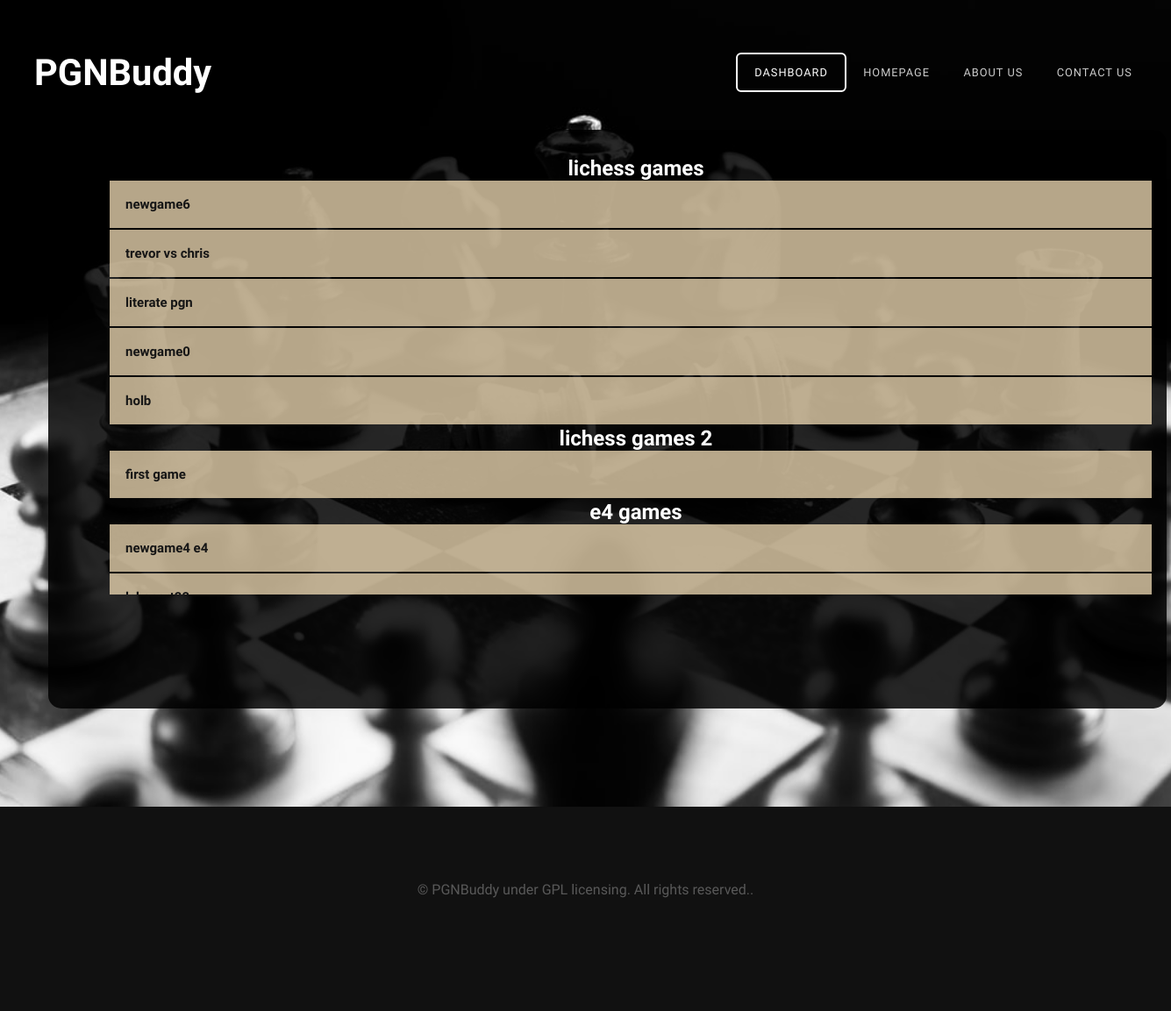
The page /mydatabase on the database its author committed.
### models.py (models this page shows)
class User(UserMixin, db.Model):
    id = db.Column(db.Integer, primary_key=True) # primary keys are required by SQLAlchemy
    email = db.Column(db.String(100), unique=True)
    password = db.Column(db.String(100))
    name = db.Column(db.String(1000))

class pgn(User):
    __tablename__ = 'pgn'
    __table_args__ = {'extend_existing': True}
    userId = db.Column(db.Integer, db.ForeignKey('user.id'))
    pgnId = db.Column(db.Integer, primary_key=True)
    game = db.Column(db.String(9999))
    frame = db.Column(db.String(200))
    fileName = db.Column(db.String(129))
    folder = db.Column(db.String(120))

### main.py (the view)
@main.route('/mydatabase', methods=['POST', 'GET'])
def mydatabase():
    gamelist = []
    games = db.session.query(pgn).all()
    for game in games:
        gamelist.append(game.game)
    pgnlist = []
    pgns = db.session.query(pgn).all()
    for pg in pgns:
        pgnlist.append({'name': str(pg.fileName), 'game': pg.game, 'folder': pg.folder, 'frame': pg.frame})
    folderlist = []
    folders = db.session.query(pgn.folder).all()
    for folder in folders:
        folderlist.append(str(folder))
    folderlist = list(dict.fromkeys(folderlist))
    return render_template('users_database.html', games=gamelist, folders=folderlist, pgnlist=pgnlist)

### templates/users_database.html (shortened to what this page needs)
<!DOCTYPE html PUBLIC "-//W3C//DTD XHTML 1.0 Strict//EN" "http://www.w3.org/TR/xhtml1/DTD/xhtml1-strict.dtd">
<html xmlns="http://www.w3.org/1999/xhtml">
<head>
<link href="static/css/default.css" rel="stylesheet" type="text/css" media="all" />
<link href="static/css/fonts.css" rel="stylesheet" type="text/css" media="all" />
</head>
<body>
<div id="header-wrapper">
	<div id="header" class="container">
		<div id="logo">
			<h1><a href="{{url_for('main.home')}}">PGNBuddy</a></h1>
		</div>
		<div id="menu">
			<ul>
				<li class="active"><a href="{{url_for('main.dashboard')}}" accesskey="1" title="">Dashboard</a></li>
				<li><a href="{{url_for('main.home')}}" accesskey="2" title="">Homepage</a></li>
				<li><a href="#" accesskey="3" title="">About Us</a></li>
				<li><a href="#" accesskey="5" title="">Contact Us</a></li>
			</ul>
		</div>
	</div>
	<div class="titlebox-dash">
        <div id="banner" class="container">
			<div class="userdatabase">
				<ul>
                    {% for folder in folders %}
                    <li><h2>{{ folder[2:-3] }}</h2>
                        <ol>
                        {% for pg in pgnlist %}
                            {% if pg['folder'] == folder[2:-3] %}
                                <div id="accordion-{{loop.index}}">
                                    <h2 class="dbbutton">{{ pg.name }}</h2>
                                </div>
                            {% endif %}
                        {% endfor %}
                        </ol>
                    </li>
                    {% endfor %}
				</ul>
			</div>
		</div>
	</div>
</div>
<div id="copyright" class="container">
		<p>&copy; PGNBuddy under GPL licensing. All rights reserved.</a>.</p>
</div>
</body>
</html>

### static/css/default.css (style rules this page uses)
html, body { height: 100%; }
body { margin: 0px; padding: 0px; background: #111111; font-family: 'Didact Gothic', sans-serif; font-size: 12pt; font-weight: 200; color: #FFF; }
h1, h2, h3 { margin: 0; padding: 0; }
p, ol, ul { margin-top: 0; }
ol, ul { padding: 0; list-style: none; }
p { line-height: 180%; }
a { color: #ee0000; }
.container { margin: 0em auto; width: 1200px; }
.titlebox-dash { position: relative; margin-left: 55px; margin-top: -60px; width: 85%; height: 520px; top: 0px; left: 0px; background-color: rgba(0, 0, 0, 0.84); padding: 70px; border-radius: 15px; }
#header-wrapper { position: relative; padding: 5em 0em 7em 0em; background: #111111 url(images/checkmate.jpeg) no-repeat center; background-size: cover; }
#header { padding: 4em 0em; height: -40px; }
#logo { position: absolute; padding-left: 39px; top: 3.6em; left: 0; }
#logo h1 { font-size: 2.6em; color: #79C255;url(images/checkmate.jpeg)#header-wrapperdefault.css:299 }
#logo a { text-decoration: none; color: rgba(255,255,255,1); }
#menu { position: absolute; padding-right: 25px; top: 4.5em; right: 0; }
#menu ul { display: inline-block; }
#menu li { display: block; float: left; text-align: center; }
#menu li a, #menu li span { padding: 1em 1.5em; letter-spacing: 1px; text-decoration: none; text-transform: uppercase; font-size: 0.8em; color: rgba(255,255,255,0.80); }
#menu .active a { border: 2px solid rgba(255,255,255,1); border-radius: 6px; color: rgba(255,255,255,1); }
#banner { padding-top: 10em; text-align: center; }
.userdatabase { position: relative; overflow-y: scroll; width: 100%; height: 500px; margin-top: -200px; }
.dbbutton { background-color: rgba(239, 218, 180, 0.765); color: rgb(22, 22, 22); cursor: pointer; padding: 18px; width: 96%; text-align: left; font-size: 15px; margin-bottom: 2px; }
#copyright { overflow: hidden; padding: 5em 0em; border-top: 1px solid rgba(0,0,0,0.08); }
#copyright p { text-align: center; font-size: 1em; color: rgba(255,255,255,0.3); }

### rows shown on the page
pgn: name "newgame6"
pgn: name "trevor vs chris"
pgn: name "literate pgn"
pgn: name "newgame0"
pgn: name "holb"
pgn: name "first game"
pgn: name "newgame4 e4"

### other values the page prints
{{ folder[2:-3] }} "lichess games" "lichess games 2" "e4 games"
